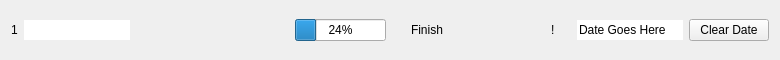
<?xml version="1.0" encoding="UTF-8"?>
<ui version="4.0">
 <class>TodoTask</class>
 <widget class="QWidget" name="TodoTask">
  <property name="geometry">
   <rect>
    <x>0</x>
    <y>0</y>
    <width>780</width>
    <height>60</height>
   </rect>
  </property>
  <property name="windowTitle">
   <string>Form</string>
  </property>
  <layout class="QHBoxLayout" name="horizontalLayout">
   <item>
    <widget class="QLabel" name="label_index">
     <property name="text">
      <string>1</string>
     </property>
    </widget>
   </item>
   <item>
    <widget class="QLineEdit" name="lineEdit_name">
     <property name="frame">
      <bool>false</bool>
     </property>
    </widget>
   </item>
   <item>
    <spacer name="horizontalSpacer">
     <property name="orientation">
      <enum>Qt::Orientation::Horizontal</enum>
     </property>
     <property name="sizeHint" stdset="0">
      <size>
       <width>40</width>
       <height>20</height>
      </size>
     </property>
    </spacer>
   </item>
   <item>
    <widget class="QPushButton" name="pushButton_dec">
     <property name="sizePolicy">
      <sizepolicy hsizetype="Fixed" vsizetype="Fixed">
       <horstretch>0</horstretch>
       <verstretch>0</verstretch>
      </sizepolicy>
     </property>
     <property name="minimumSize">
      <size>
       <width>70</width>
       <height>0</height>
      </size>
     </property>
     <property name="maximumSize">
      <size>
       <width>70</width>
       <height>16777215</height>
      </size>
     </property>
     <property name="text">
      <string/>
     </property>
     <property name="flat">
      <bool>true</bool>
     </property>
    </widget>
   </item>
   <item>
    <widget class="QProgressBar" name="progressBar">
     <property name="value">
      <number>24</number>
     </property>
    </widget>
   </item>
   <item>
    <widget class="QPushButton" name="pushButton_inc">
     <property name="sizePolicy">
      <sizepolicy hsizetype="Minimum" vsizetype="Fixed">
       <horstretch>0</horstretch>
       <verstretch>0</verstretch>
      </sizepolicy>
     </property>
     <property name="minimumSize">
      <size>
       <width>70</width>
       <height>0</height>
      </size>
     </property>
     <property name="maximumSize">
      <size>
       <width>70</width>
       <height>16777215</height>
      </size>
     </property>
     <property name="text">
      <string>Finish</string>
     </property>
     <property name="flat">
      <bool>true</bool>
     </property>
    </widget>
   </item>
   <item>
    <spacer name="horizontalSpacer_2">
     <property name="orientation">
      <enum>Qt::Orientation::Horizontal</enum>
     </property>
     <property name="sizeHint" stdset="0">
      <size>
       <width>40</width>
       <height>20</height>
      </size>
     </property>
    </spacer>
   </item>
   <item>
    <widget class="QLabel" name="label_urgent">
     <property name="sizePolicy">
      <sizepolicy hsizetype="Fixed" vsizetype="Preferred">
       <horstretch>0</horstretch>
       <verstretch>0</verstretch>
      </sizepolicy>
     </property>
     <property name="minimumSize">
      <size>
       <width>20</width>
       <height>0</height>
      </size>
     </property>
     <property name="maximumSize">
      <size>
       <width>20</width>
       <height>16777215</height>
      </size>
     </property>
     <property name="text">
      <string>!</string>
     </property>
    </widget>
   </item>
   <item>
    <widget class="QLineEdit" name="lineEdit_date">
     <property name="text">
      <string>Date Goes Here</string>
     </property>
     <property name="frame">
      <bool>false</bool>
     </property>
     <property name="readOnly">
      <bool>true</bool>
     </property>
    </widget>
   </item>
   <item>
    <widget class="QPushButton" name="pushButton_clear">
     <property name="text">
      <string>Clear Date</string>
     </property>
    </widget>
   </item>
  </layout>
 </widget>
 <resources/>
 <connections/>
</ui>
